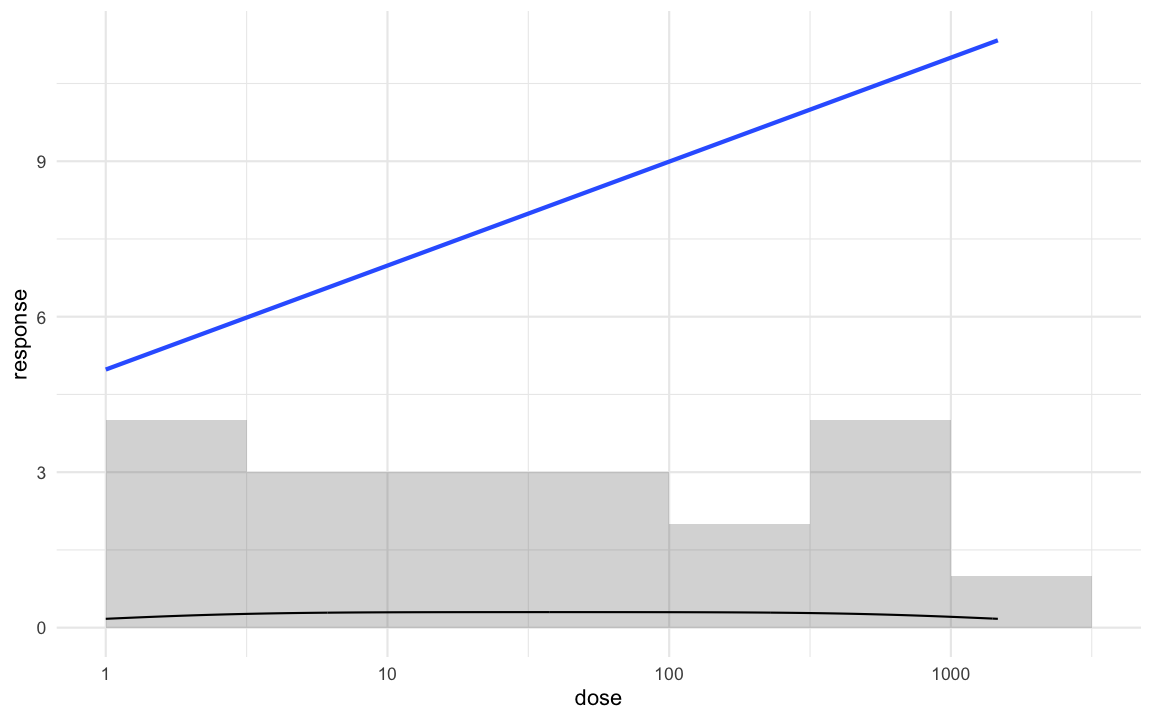

The script that saved this image:
suppressPackageStartupMessages(library(ggplot2))
suppressPackageStartupMessages(library(jsonlite))
rows <- data.frame(
  dose = c(1,1.47,2.15,3.16,4.64,6.81,10,14.68,21.54,31.62,46.42,68.13,100,146.78,215.44,316.23,464.16,681.29,1000,1467.8),
  response = c(4.8,5.33,5.87,5.8,6.33,6.87,6.8,7.33,7.87,7.8,8.33,8.87,8.8,9.33,9.87,9.8,10.33,10.87,10.8,11.33)
)
p <- ggplot(rows, aes(dose, response)) +
  geom_smooth(method = "lm", se = FALSE) +
  geom_histogram(binwidth = 0.5, boundary = 0, inherit.aes = FALSE, mapping = aes(x = dose, y = after_stat(count)), alpha = 0.25) +
  geom_density(inherit.aes = FALSE, mapping = aes(x = dose, y = after_stat(density))) +
  scale_x_log10() + theme_minimal(base_size = 11)
b <- ggplot_build(p)
summary <- list(
  ggplot2Version = as.character(packageVersion("ggplot2")),
  smooth = b$data[[1]][, intersect(c("x","y","ymin","ymax"), names(b$data[[1]]))],
  histogram = b$data[[2]][, intersect(c("x","xmin","xmax","count","density"), names(b$data[[2]]))],
  density = head(b$data[[3]][, intersect(c("x","density","count","scaled"), names(b$data[[3]]))], 20),
  note = "ggplot2 scale_x_log10 transforms before stat_smooth, stat_bin, and stat_density; x columns are transformed scale-space values."
)
write_json(summary, "artifacts/scale-equivalence/pr3-position-transforms/ggplot2-reference.json", pretty = TRUE, auto_unbox = TRUE, digits = NA)
ggsave("artifacts/scale-equivalence/pr3-position-transforms/ggplot2-reference.png", p, width = 8, height = 5, dpi = 144)
